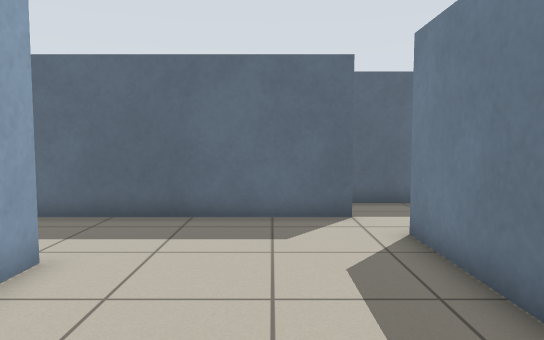
view 1 (above)

17 first-person views from a walk through a world built for the Player/Stage simulator. The camera is 0.93 m above the floor, tilts 4° down and sees 70° across. Floor lines are 1 m apart. The floor is counted in squares, 0.5 m on a side. Each view is taken from the middle of a square. On the plan, view 1 faces up. The plan holds only what a view shows up to about 18 squares ahead; the rest is blank. Robots are left out.

view 2
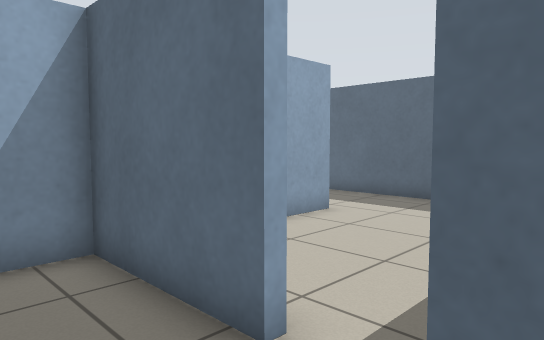

view 3
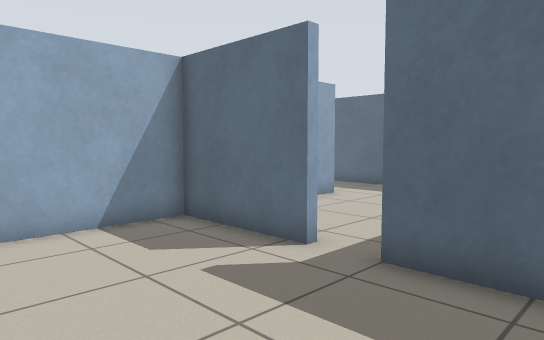

view 4
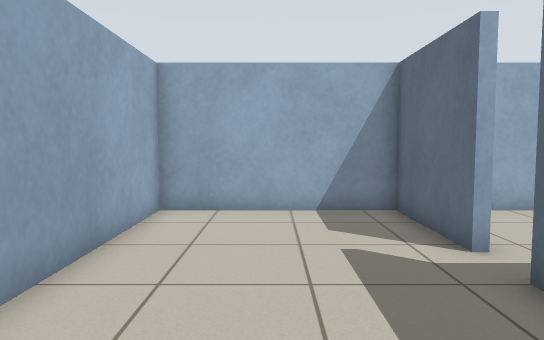

view 5
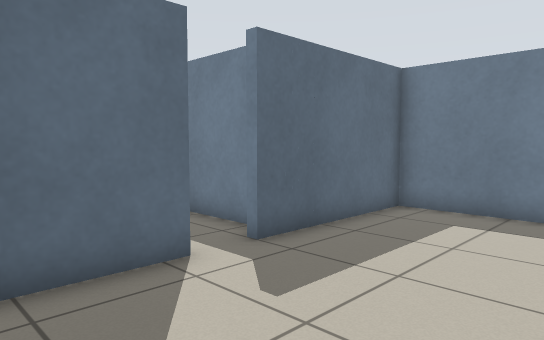

view 6
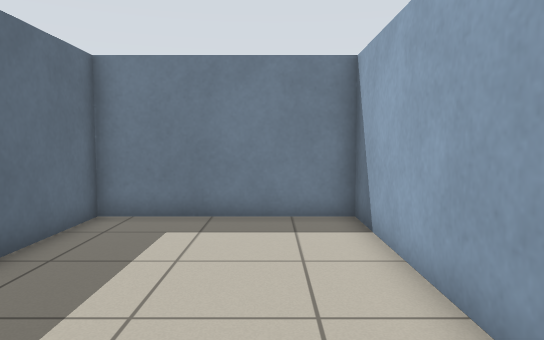

view 7
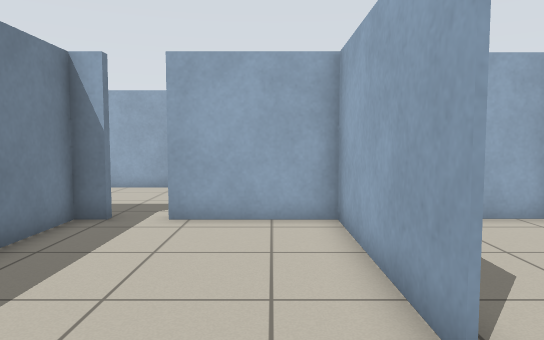

view 8
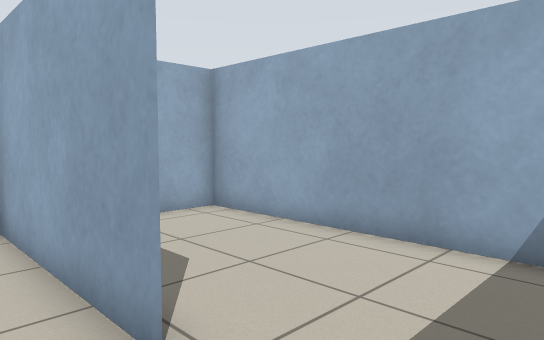

view 9
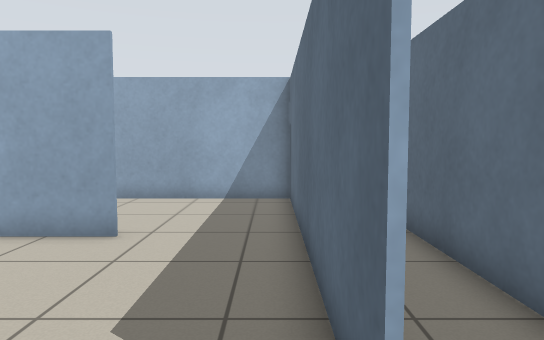

view 10
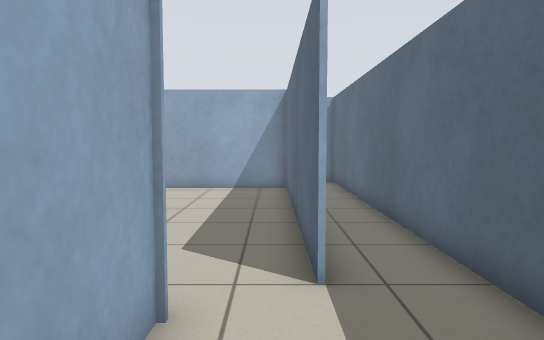

view 11
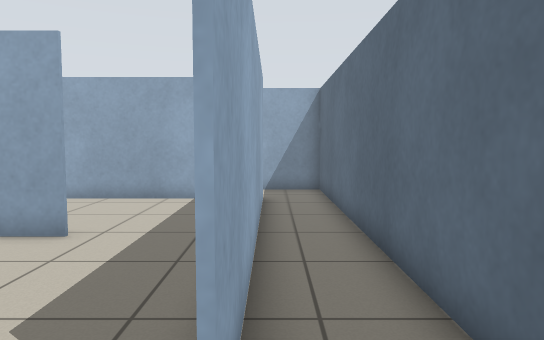

view 12
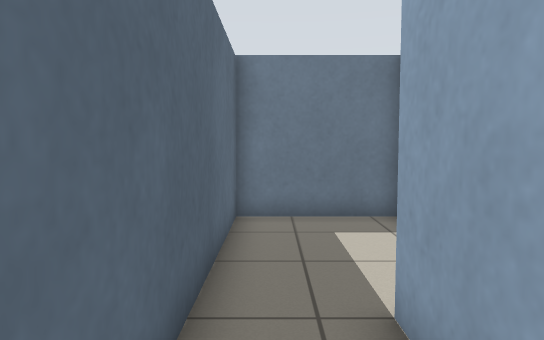

view 13
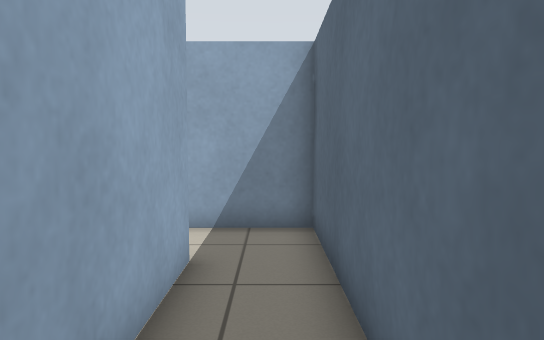

view 14
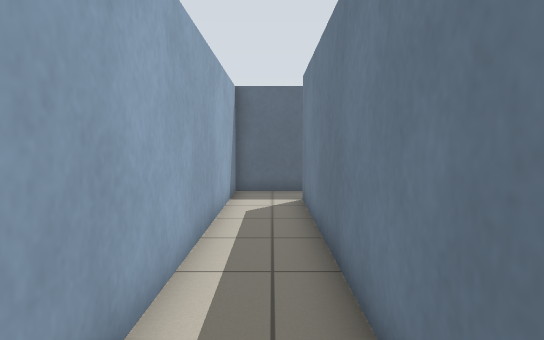

view 15
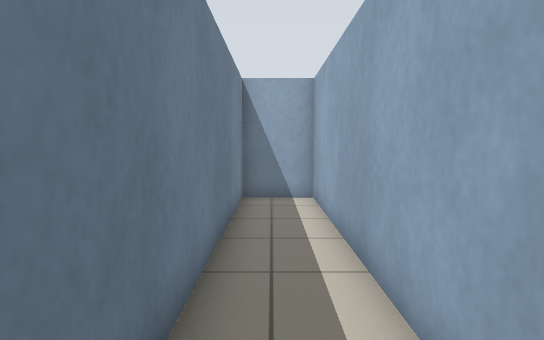

view 16
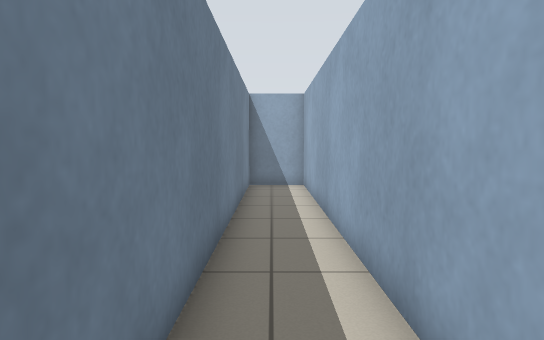

view 17
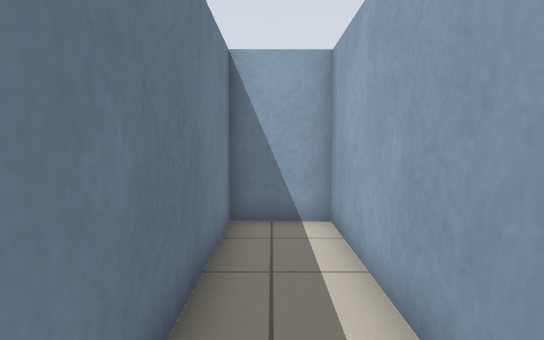

### Floor plan
Points are (right, up) in squares from view 1. A wall is a line through its corners. A room is listed if a view was taken in it or the views show most of it. See-through windows are left out.
Room 1 (views 1, 7, 8)
walls: (-3.6, 6) (-3.6, -0.3) (0.5, -0.3); (2.1, 9.6) (-3.4, 9.6); (1.9, -0.3) (2.8, -0.3) (2.8, 7.8)
ways out: opening at (1, 0) to room 2; opening at (3, 9) to room 3; opening at (-4, 7.5) to room 5
Room 2 (views 2, 3, 4, 5, 6)
walls: (0.6, -0.6) (-3.6, -0.6) (-3.6, -7.1) (7.7, -7.1) (7.7, -0.6) (2, -0.6)
ways out: opening at (1, 0) to room 1
Room 3 (views 9, 10, 11)
walls: (2.8, 7.8) (5.4, 7.8); (7.7, 7.8) (7.7, 11.9) (2.5, 11.9)
ways out: opening at (3, 9) to room 1; opening at (2, 11) to room 4
Room 4 (views 12, 13, 14, 15, 16, 17)
walls: (2.5, 11.9) (-11.4, 11.9) (-11.4, -7.1) (-9, -7.1) (-9, 9.7) (2, 9.7)
ways out: opening at (2, 11) to room 3
Room 5 (no view inside)
walls: (-3.4, 9.6) (-8.9, 9.6) (-8.9, -0.3) (-7.1, -0.3)
ways out: opening at (-4, 7.5) to room 1

Positions as (right, up) in squares from view 1, and headings:
1: (0, 0), facing up
2: (3, -3), facing up-left
3: (5, -6), facing up-left
4: (7, -4), facing left
5: (-3, -6), facing up-right
6: (-2, -5), facing right
7: (-2, 9), facing down
8: (-2, 9), facing down-left
9: (4, 9), facing left
10: (7, 9), facing left
11: (4, 10), facing left
12: (-2, 11), facing right
13: (-3, 11), facing left
14: (-10, -3), facing up
15: (-10, 6), facing down
16: (-10, 10), facing down
17: (-10, 2), facing down
